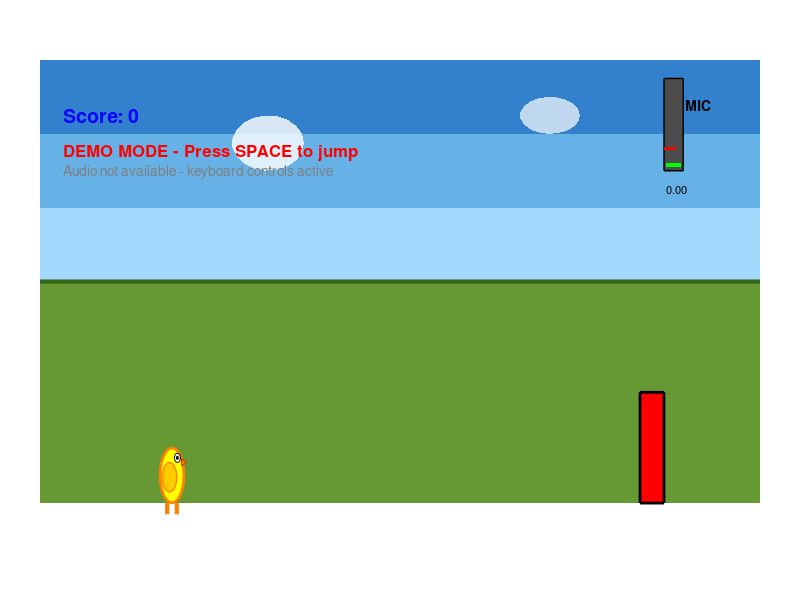

This figure's MATLAB source: (Note: this script raises an error after producing the figure.)
%% Chicken Scream - MATLAB GUI Version with Audio Input (Fixed and Improved)
% Author: Improved Version
% Description: Voice-controlled endless runner game where you scream to make the chicken jump

clear; clc; close all;

%% Audio Setup with Better Error Handling
global recObj audioBuffer isRecording;
audioBuffer = [];
isRecording = false;

try
    fs = 16000; % Higher sampling rate for better detection
    fprintf('Initializing audio... Please allow microphone access if prompted.\n');
    
    % Check available audio devices
    info = audiodevinfo;
    if info.input > 0
        fprintf('Found %d audio input device(s)\n', info.input);
        recObj = audiorecorder(fs, 16, 1); % Mono, 16-bit
        
        % Set up continuous recording with callback
        set(recObj, 'TimerPeriod', 0.05); % Check every 50ms
        set(recObj, 'TimerFcn', @audioCallback);
        
        fprintf('Audio initialized successfully!\n');
        fprintf('Starting continuous audio monitoring...\n');
        record(recObj); % Start continuous recording
        isRecording = true;
    else
        error('No audio input devices found');
    end
catch ME
    fprintf('Audio initialization failed: %s\n', ME.message);
    fprintf('Running in demo mode without audio input.\n');
    recObj = [];
end

%% Game State Variables (Global for function access)
global game_state;
game_state = struct();
game_state.chicken_x = 5;
game_state.chicken_y = 0;
game_state.vy = 0; % vertical velocity
game_state.gravity = -0.8;
game_state.jump_strength = 8;
game_state.obstacle_x = 25;
game_state.obstacle_speed = 0.4;
game_state.score = 0;
game_state.game_over = false;
game_state.ground_level = 0;

% Audio thresholds - adjusted for better sensitivity
audio_config = struct();
audio_config.walk_thresh = 0.01;
audio_config.jump_thresh = 0.05;  % Lower threshold for easier jumping
audio_config.max_vol_display = 0.3;
audio_config.current_volume = 0;

%% Figure Setup with Better Graphics
f = figure('Name', '🐔 Chicken Scream - MATLAB Edition', 'NumberTitle', 'off', ...
           'Position', [100, 100, 1000, 600], 'Color', [0.8, 0.9, 1]);

% Create axes
ax = axes('Position', [0.05, 0.1, 0.9, 0.8]);
axis([0, 30, -1, 12]);
axis manual;
axis off;
hold on;

%% Create Game Objects
% Define theta for circular shapes (make it accessible globally)
global theta;
theta = linspace(0, 2*pi, 20);

% Sky gradient effect using patch for better color support
sky_x = [0, 30, 30, 0];
sky_y1 = [6, 6, 8, 8];
sky_y2 = [8, 8, 10, 10];
sky_y3 = [10, 10, 12, 12];

sky1 = patch(sky_x, sky_y1, [0.64, 0.85, 1], 'EdgeColor', 'none');
sky2 = patch(sky_x, sky_y2, [0.4, 0.7, 0.9], 'EdgeColor', 'none');
sky3 = patch(sky_x, sky_y3, [0.2, 0.5, 0.8], 'EdgeColor', 'none');

% Ground with texture
ground_x = [0, 30, 30, 0];
ground_y = [0, 0, 6, 6];
ground = patch(ground_x, ground_y, [0.4, 0.6, 0.2], 'EdgeColor', 'none');
grass_line = line([0, 30], [6, 6], 'Color', [0.2, 0.4, 0.1], 'LineWidth', 3);

% Clouds using ellipse approximation
cloud1_x = 1.5 * cos(theta) + 9.5;
cloud1_y = 0.75 * sin(theta) + 9.75;
cloud1 = patch(cloud1_x, cloud1_y, 'white', 'EdgeColor', 'none', 'FaceAlpha', 0.8);

cloud2_x = 1.25 * cos(theta) + 21.25;
cloud2_y = 0.5 * sin(theta) + 10.5;
cloud2 = patch(cloud2_x, cloud2_y, 'white', 'EdgeColor', 'none', 'FaceAlpha', 0.7);

% Chicken components - declare as global
global chicken_body chicken_wing chicken_eye chicken_pupil chicken_beak leg1 leg2;

% Chicken body (ellipse)
body_x = 0.5 * cos(theta) + game_state.chicken_x + 0.5;
body_y = 0.75 * sin(theta) + game_state.chicken_y + 0.75;
chicken_body = patch(body_x, body_y, 'yellow', 'EdgeColor', [1, 0.5, 0], 'LineWidth', 2);

% Chicken wing (smaller ellipse)
wing_x = 0.3 * cos(theta) + game_state.chicken_x + 0.4;
wing_y = 0.4 * sin(theta) + game_state.chicken_y + 0.7;
chicken_wing = patch(wing_x, wing_y, [1, 0.8, 0], 'EdgeColor', [1, 0.5, 0], 'LineWidth', 1);

% Chicken eye (circle)
eye_x = 0.125 * cos(theta) + game_state.chicken_x + 0.725;
eye_y = 0.125 * sin(theta) + game_state.chicken_y + 1.225;
chicken_eye = patch(eye_x, eye_y, 'white', 'EdgeColor', 'black');

% Chicken pupil (smaller circle)
pupil_x = 0.045 * cos(theta) + game_state.chicken_x + 0.725;
pupil_y = 0.045 * sin(theta) + game_state.chicken_y + 1.225;
chicken_pupil = patch(pupil_x, pupil_y, 'black', 'EdgeColor', 'black');

% Chicken beak
beak_x = [game_state.chicken_x + 0.9, game_state.chicken_x + 1.1, game_state.chicken_x + 0.9];
beak_y = [game_state.chicken_y + 1.0, game_state.chicken_y + 1.1, game_state.chicken_y + 1.2];
chicken_beak = patch(beak_x, beak_y, [1, 0.5, 0], 'EdgeColor', [0.8, 0.2, 0]);

% Chicken legs
leg1 = line([game_state.chicken_x + 0.3, game_state.chicken_x + 0.3], ...
           [game_state.chicken_y, game_state.chicken_y - 0.3], ...
           'Color', [1, 0.5, 0], 'LineWidth', 3);
leg2 = line([game_state.chicken_x + 0.7, game_state.chicken_x + 0.7], ...
           [game_state.chicken_y, game_state.chicken_y - 0.3], ...
           'Color', [1, 0.5, 0], 'LineWidth', 3);

% Obstacle using rectangle with valid colors
global obstacle;
obstacle = rectangle('Position', [game_state.obstacle_x, 0, 1, 3], ...
                    'FaceColor', 'red', 'EdgeColor', 'black', 'LineWidth', 2);

%% UI Elements
% Volume meter background
vol_bg = rectangle('Position', [26, 9, 0.8, 2.5], 'FaceColor', [0.3, 0.3, 0.3], ...
                  'EdgeColor', 'black', 'LineWidth', 1);

% Volume bar
global volume_bar;
volume_bar = rectangle('Position', [26.1, 9.1, 0.6, 0.1], 'FaceColor', 'green', 'EdgeColor', 'none');

% Volume threshold indicators
jump_line = line([26, 26.8], [9.1 + audio_config.jump_thresh * 10, 9.1 + audio_config.jump_thresh * 10], ...
                'Color', [1, 0, 0], 'LineWidth', 2, 'LineStyle', '--');

% Real-time volume display
vol_display = text(26.1, 8.5, '0.00', 'FontSize', 8, 'Color', 'black');

% UI Text
global score_text;
vol_text = text(26.9, 10.8, 'MIC', 'FontSize', 10, 'FontWeight', 'bold', 'Color', [0, 0, 0]);
score_text = text(1, 10.5, sprintf('Score: %d', game_state.score), ...
                 'FontSize', 14, 'FontWeight', 'bold', 'Color', [0, 0, 1]);

% Instructions
if isempty(recObj)
    instr_text = text(1, 9.5, 'DEMO MODE - Press SPACE to jump', ...
                     'FontSize', 12, 'Color', [1, 0, 0], 'FontWeight', 'bold');
    demo_text = text(1, 9, 'Audio not available - keyboard controls active', ...
                    'FontSize', 10, 'Color', [0.5, 0.5, 0.5]);
else
    instr_text = text(1, 9.5, 'SCREAM to jump! Louder = higher!', ...
                     'FontSize', 12, 'Color', [0, 0.5, 0], 'FontWeight', 'bold');
    threshold_text = text(1, 9, sprintf('Jump threshold: %.3f (red line)', audio_config.jump_thresh), ...
                         'FontSize', 10, 'Color', [0.5, 0.5, 0.5]);
end

%% Game Loop Setup
fprintf('\nStarting Chicken Scream!\n');
if ~isempty(recObj)
    fprintf('Make noise to make the chicken jump!\n');
    fprintf('Jump threshold: %.3f\n', audio_config.jump_thresh);
    fprintf('Watch the volume meter on the right!\n');
else
    fprintf('Press SPACE to jump in demo mode!\n');
end
fprintf('Close the window to exit.\n\n');

% Set up keyboard callback for demo mode
global demo_jump;
demo_jump = false;
if isempty(recObj)
    set(f, 'KeyPressFcn', @keyPressCallback);
end

% Game timing
last_time = tic;

%% Main Game Loop
while ishandle(f) && ~game_state.game_over
    current_time = toc(last_time);
    
    % Get current volume from audio buffer
    vol = audio_config.current_volume;
    
    % Demo mode - check for spacebar
    if isempty(recObj) && demo_jump
        vol = audio_config.jump_thresh + 0.01;
        demo_jump = false;
    end
    
    % Jump logic with variable jump height
    if vol > audio_config.jump_thresh && game_state.chicken_y <= game_state.ground_level + 0.1
        jump_multiplier = min(vol / audio_config.jump_thresh, 2.5);
        game_state.vy = game_state.jump_strength * jump_multiplier;
        fprintf('JUMP! Volume: %.4f, Multiplier: %.2f\n', vol, jump_multiplier);
    end
    
    % Physics update
    game_state.chicken_y = game_state.chicken_y + game_state.vy * 0.1;
    
    if game_state.chicken_y > game_state.ground_level
        game_state.vy = game_state.vy + game_state.gravity * 0.1;
    else
        game_state.chicken_y = game_state.ground_level;
        game_state.vy = 0;
    end
    
    % Obstacle movement
    game_state.obstacle_x = game_state.obstacle_x - game_state.obstacle_speed;
    
    % Spawn new obstacle and increase score
    if game_state.obstacle_x < -2
        game_state.obstacle_x = 30 + rand() * 10;
        game_state.score = game_state.score + 1;
        
        % Increase difficulty
        if mod(game_state.score, 5) == 0
            game_state.obstacle_speed = game_state.obstacle_speed + 0.05;
        end
    end
    
    % Collision detection (improved)
    chicken_right = game_state.chicken_x + 1;
    chicken_left = game_state.chicken_x;
    chicken_top = game_state.chicken_y + 1.5;
    chicken_bottom = game_state.chicken_y;
    
    obstacle_right = game_state.obstacle_x + 1;
    obstacle_left = game_state.obstacle_x;
    obstacle_top = 3;
    obstacle_bottom = 0;
    
    if (chicken_right > obstacle_left && chicken_left < obstacle_right && ...
        chicken_bottom < obstacle_top && chicken_top > obstacle_bottom)
        game_state.game_over = true;
    end
    
    % Update visual elements
    updateChickenPosition();
    
    % Update obstacle
    set(obstacle, 'Position', [game_state.obstacle_x, 0, 1, 3]);
    
    % Update volume meter
    vol_height = min(vol / audio_config.max_vol_display * 2.3, 2.3);
    vol_color = [0, 1, 0]; % green
    if vol > audio_config.jump_thresh
        vol_color = [1, 0, 0]; % red
    elseif vol > audio_config.walk_thresh
        vol_color = [1, 1, 0]; % yellow
    end
    set(volume_bar, 'Position', [26.1, 9.1, 0.6, vol_height], 'FaceColor', vol_color);
    
    % Update volume display text
    set(vol_display, 'String', sprintf('%.3f', vol));
    
    % Update score
    set(score_text, 'String', sprintf('Score: %d', game_state.score));
    
    % Control frame rate
    pause(0.03);
end

%% Game Over
if game_state.game_over
    % Stop audio recording
    if ~isempty(recObj) && isRecording
        stop(recObj);
        isRecording = false;
    end
    
    % Game over visual effects
    set(ax, 'Color', [1, 0.8, 0.8]);
    
    game_over_text = text(15, 6, '💥 GAME OVER 💥', 'FontSize', 24, 'FontWeight', 'bold', ...
                         'Color', [1, 0, 0], 'HorizontalAlignment', 'center');
    
    final_score_text = text(15, 4, sprintf('Final Score: %d', game_state.score), ...
                           'FontSize', 18, 'FontWeight', 'bold', 'Color', [0.5, 0, 0], ...
                           'HorizontalAlignment', 'center');
    
    restart_text = text(15, 2, 'Close window to exit', 'FontSize', 14, ...
                       'Color', [0, 0, 1], 'HorizontalAlignment', 'center');
    
    fprintf('Game Over! Final Score: %d\n', game_state.score);
end

% Cleanup
if ~isempty(recObj)
    try
        stop(recObj);
    catch
        % Audio object may already be stopped
    end
end

%% Helper Functions
function audioCallback(obj, ~)
    global audioBuffer audio_config;
    try
        % Get the latest audio data
        data = getaudiodata(obj, 'double');
        
        if length(data) > 1000
            % Take the most recent samples
            recent_data = data(end-1000:end);
            
            % Calculate RMS volume
            vol = sqrt(mean(recent_data.^2));
            
            % Apply noise reduction and smoothing
            vol = max(0, vol - 0.005); % Noise floor
            
            % Update current volume with smoothing
            if isfield(audio_config, 'current_volume')
                audio_config.current_volume = 0.7 * audio_config.current_volume + 0.3 * vol;
            else
                audio_config.current_volume = vol;
            end
        end
    catch
        % Handle audio errors gracefully
        audio_config.current_volume = 0;
    end
end

function updateChickenPosition()
    global game_state theta;
    global chicken_body chicken_wing chicken_eye chicken_pupil chicken_beak leg1 leg2;
    
    % Update chicken body
    body_x = 0.5 * cos(theta) + game_state.chicken_x + 0.5;
    body_y = 0.75 * sin(theta) + game_state.chicken_y + 0.75;
    set(chicken_body, 'XData', body_x, 'YData', body_y);
    
    % Update wing
    wing_x = 0.3 * cos(theta) + game_state.chicken_x + 0.4;
    wing_y = 0.4 * sin(theta) + game_state.chicken_y + 0.7;
    set(chicken_wing, 'XData', wing_x, 'YData', wing_y);
    
    % Update eye
    eye_x = 0.125 * cos(theta) + game_state.chicken_x + 0.725;
    eye_y = 0.125 * sin(theta) + game_state.chicken_y + 1.225;
    set(chicken_eye, 'XData', eye_x, 'YData', eye_y);
    
    % Update pupil
    pupil_x = 0.045 * cos(theta) + game_state.chicken_x + 0.725;
    pupil_y = 0.045 * sin(theta) + game_state.chicken_y + 1.225;
    set(chicken_pupil, 'XData', pupil_x, 'YData', pupil_y);
    
    % Update beak
    beak_x = [game_state.chicken_x + 0.9, game_state.chicken_x + 1.1, game_state.chicken_x + 0.9];
    beak_y = [game_state.chicken_y + 1.0, game_state.chicken_y + 1.1, game_state.chicken_y + 1.2];
    set(chicken_beak, 'XData', beak_x, 'YData', beak_y);
    
    % Update legs
    set(leg1, 'XData', [game_state.chicken_x + 0.3, game_state.chicken_x + 0.3], ...
             'YData', [game_state.chicken_y, game_state.chicken_y - 0.3]);
    set(leg2, 'XData', [game_state.chicken_x + 0.7, game_state.chicken_x + 0.7], ...
             'YData', [game_state.chicken_y, game_state.chicken_y - 0.3]);
end

function keyPressCallback(~, event)
    global demo_jump;
    if strcmp(event.Key, 'space')
        demo_jump = true;
        fprintf('Space pressed - jump!\n');
    end
end